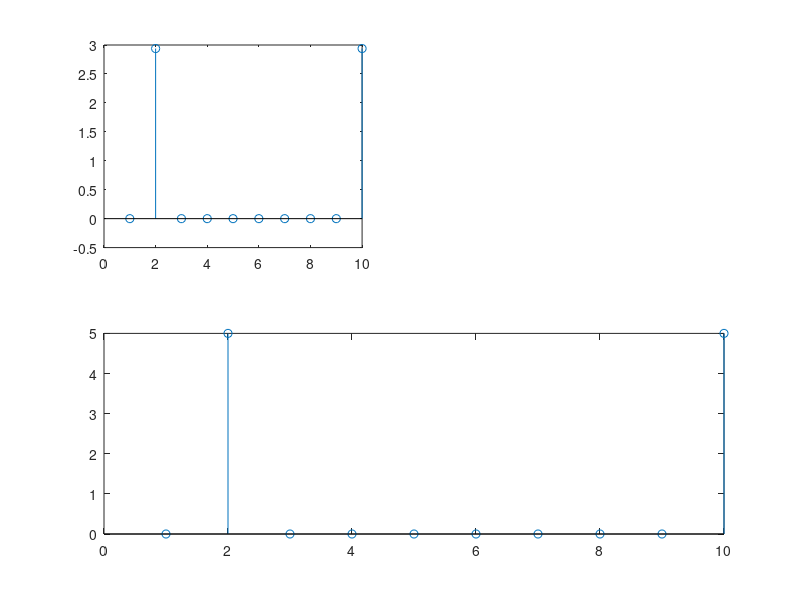

MATLAB code to generate this figure:
clear;

t = linspace(1e-3,100e-3,10);
xn = sin(100*2*pi*t);
N = length(xn);
WNnk = dftmtx(N);
Xk = xn * WNnk;
y = fft(xn);
subplot(2,1,1);
stem(1:N,xn);
subplot(2,1,2);
stem(1:N,abs(Xk));
subplot(2,2,1)
stem(1:N,real(y));